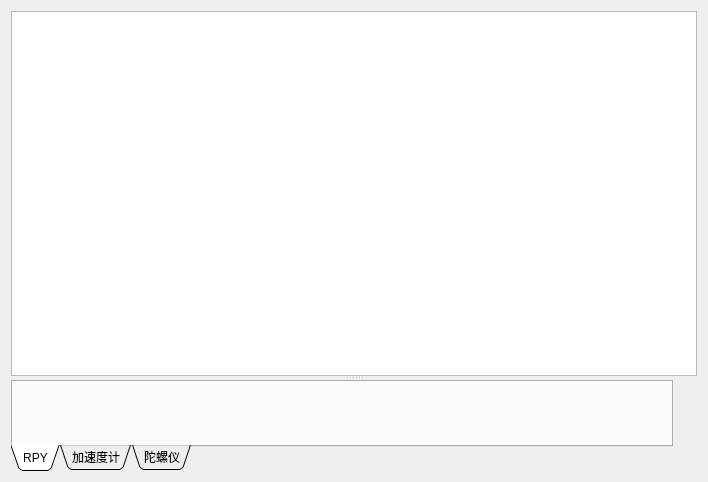
<?xml version="1.0" encoding="UTF-8"?>
<ui version="4.0">
 <class>PageAppImu</class>
 <widget class="QWidget" name="PageAppImu">
  <property name="geometry">
   <rect>
    <x>0</x>
    <y>0</y>
    <width>708</width>
    <height>482</height>
   </rect>
  </property>
  <property name="windowTitle">
   <string>Form</string>
  </property>
  <layout class="QVBoxLayout" name="verticalLayout_2">
   <item>
    <widget class="QSplitter" name="splitter">
     <property name="orientation">
      <enum>Qt::Vertical</enum>
     </property>
     <widget class="ParamTable" name="tableWidget"/>
     <widget class="QWidget" name="layoutWidget">
      <layout class="QHBoxLayout" name="horizontalLayout">
       <item>
        <widget class="QTabWidget" name="tabWidget">
         <property name="tabPosition">
          <enum>QTabWidget::South</enum>
         </property>
         <property name="tabShape">
          <enum>QTabWidget::Triangular</enum>
         </property>
         <property name="currentIndex">
          <number>0</number>
         </property>
         <widget class="QWidget" name="tab">
          <attribute name="title">
           <string>RPY</string>
          </attribute>
          <layout class="QVBoxLayout" name="verticalLayout">
           <item>
            <widget class="QCustomPlot" name="rpyPlot" native="true"/>
           </item>
          </layout>
         </widget>
         <widget class="QWidget" name="tab_3">
          <attribute name="title">
           <string>加速度计</string>
          </attribute>
          <layout class="QVBoxLayout" name="verticalLayout_4">
           <item>
            <widget class="QCustomPlot" name="accelPlot" native="true"/>
           </item>
          </layout>
         </widget>
         <widget class="QWidget" name="tab_2">
          <attribute name="title">
           <string>陀螺仪</string>
          </attribute>
          <layout class="QVBoxLayout" name="verticalLayout_3">
           <item>
            <widget class="QCustomPlot" name="gyroPlot" native="true"/>
           </item>
          </layout>
         </widget>
        </widget>
       </item>
       <item>
        <widget class="QWidget" name="cornerWidget" native="true">
         <layout class="QVBoxLayout" name="verticalLayout_5"/>
        </widget>
       </item>
      </layout>
     </widget>
    </widget>
   </item>
  </layout>
 </widget>
 <customwidgets>
  <customwidget>
   <class>ParamTable</class>
   <extends>QTableWidget</extends>
   <header>widgets/paramtable.h</header>
  </customwidget>
  <customwidget>
   <class>QCustomPlot</class>
   <extends>QWidget</extends>
   <header>widgets/qcustomplot.h</header>
   <container>1</container>
  </customwidget>
 </customwidgets>
 <resources/>
 <connections/>
</ui>
